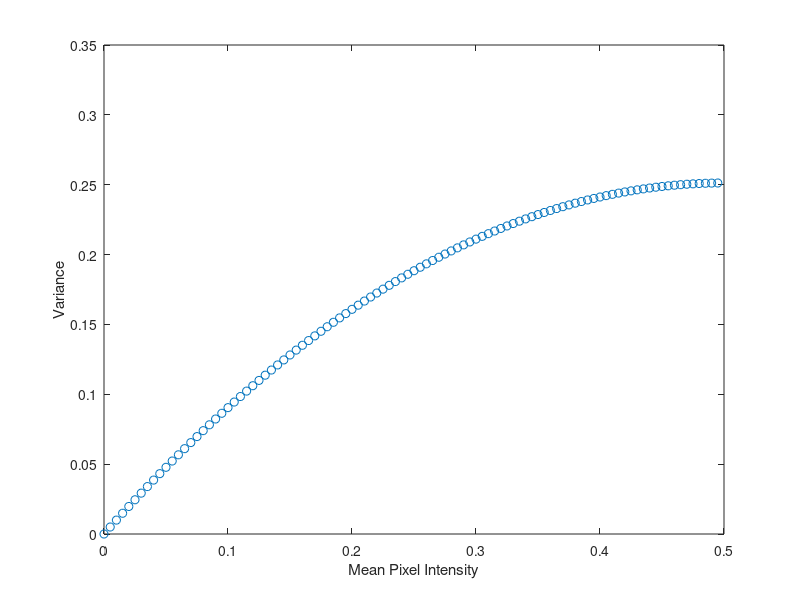

The MATLAB source for this figure:
clear all;
close all;
x = 100;

for i = 1:100
    data = [zeros(1,x+i)  ones(1,x-i)];
    m(i) = mean(data);
    v(i) = var(data);
end

figure;
plot(m,v,'o');

xlabel('Mean Pixel Intensity')
ylabel('Variance')